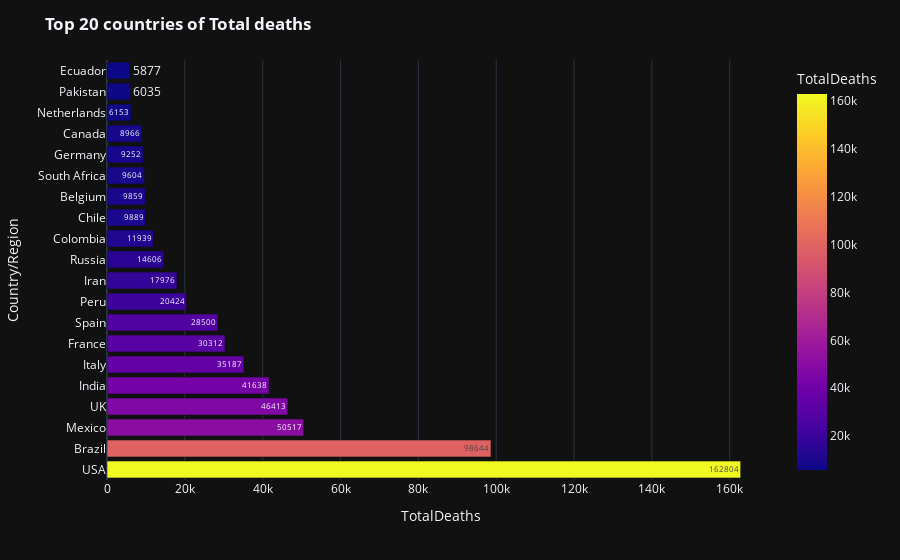

The notebook cell saved with this chart:
### Markdown cell above
### Top 20 countries of Total deaths

### Code cell
fig=px.bar(world_data.sort_values(by='TotalDeaths',ascending=False)[0:20],y='Country/Region',x='TotalDeaths',color='TotalDeaths',text="TotalDeaths")
fig.update_layout(template="plotly_dark",title_text="<b>Top 20 countries of Total deaths</b>")
fig.show()

### Figure 1 — Plotly figure (JSON) as saved in the notebook; plotly's stock layout.template omitted (floating-point values rounded to 4 significant figures)
{"data": [{"alignmentgroup": "True", "hovertemplate": "TotalDeaths=%{marker.color}<br>Country/Region=%{y}<extra></extra>", "legendgroup": "", "marker": {"color": [162804, 98644, 50517, 46413, 41638, 35187, 30312, 28500, 20424, 17976, 14606, 11939, 9889, 9859, 9604, 9252, 8966, 6153, 6035, 5877], "coloraxis": "coloraxis"}, "name": "", "offsetgroup": "", "orientation": "h", "showlegend": false, "text": [162804, 98644, 50517, 46413, 41638, 35187, 30312, 28500, 20424, 17976, 14606, 11939, 9889, 9859, 9604, 9252, 8966, 6153, 6035, 5877], "textposition": "auto", "type": "bar", "x": [162804, 98644, 50517, 46413, 41638, 35187, 30312, 28500, 20424, 17976, 14606, 11939, 9889, 9859, 9604, 9252, 8966, 6153, 6035, 5877], "xaxis": "x", "y": ["USA", "Brazil", "Mexico", "UK", "India", "Italy", "France", "Spain", "Peru", "Iran", "Russia", "Colombia", "Chile", "Belgium", "South Africa", "Germany", "Canada", "Netherlands", "Pakistan", "Ecuador"], "yaxis": "y"}], "layout": {"barmode": "relative", "coloraxis": {"colorbar": {"title": {"text": "TotalDeaths"}}, "colorscale": [[0, "#0d0887"], [0.1111, "#46039f"], [0.2222, "#7201a8"], [0.3333, "#9c179e"], [0.4444, "#bd3786"], [0.5556, "#d8576b"], [0.6667, "#ed7953"], [0.7778, "#fb9f3a"], [0.8889, "#fdca26"], [1, "#f0f921"]]}, "legend": {"tracegroupgap": 0}, "margin": {"t": 60}, "title": {"text": "<b>Top 20 countries of Total deaths</b>"}, "xaxis": {"anchor": "y", "domain": [0, 1], "title": {"text": "TotalDeaths"}}, "yaxis": {"anchor": "x", "domain": [0, 1], "title": {"text": "Country/Region"}}}}
